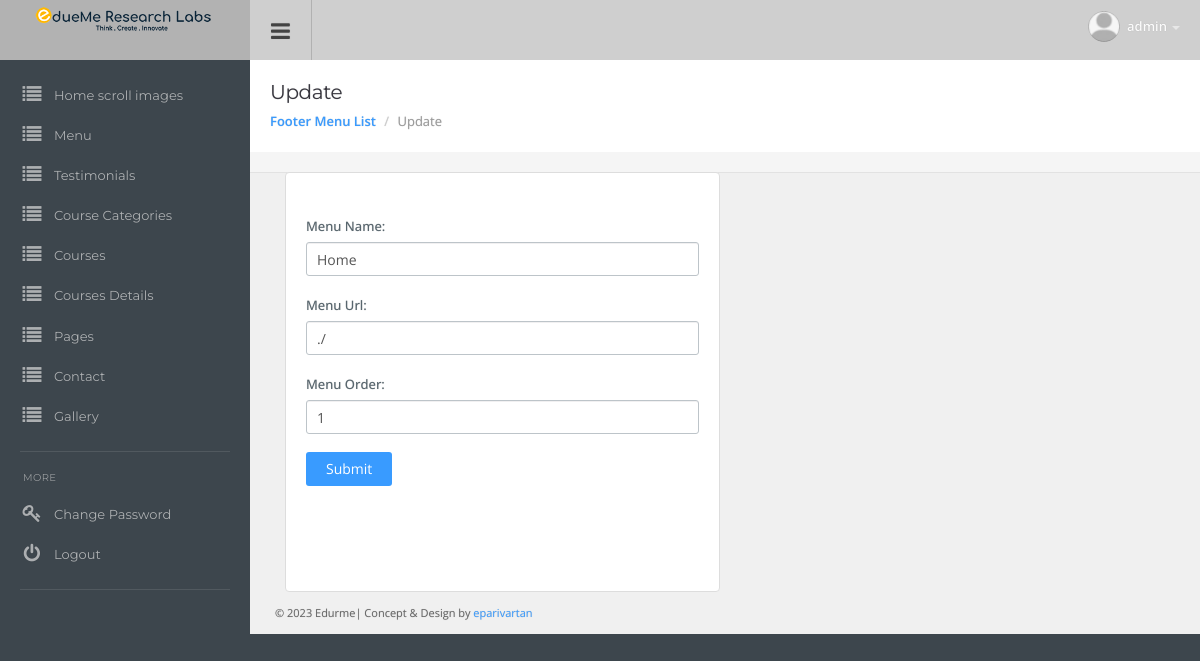
The page /admin/edit_footermenu.php?eid=1 (signed in) on the database its author committed.
### tables this page shows
CREATE TABLE `tbl_mjcet_footer_menu` (
  `menuId` int(11) NOT NULL,
  `menuSulg` varchar(200) NOT NULL,
  `menuName` varchar(25) NOT NULL,
  `menuOrder` int(11) NOT NULL,
  `status` varchar(11) NOT NULL,
  `addOn` timestamp NOT NULL DEFAULT current_timestamp()
);

### admin/edit_footermenu.php (the view, shortened to what this page needs)
<?php
include "../includes/DB.php";
$eid =  htmlspecialchars($_GET['eid']);
if(isset($_POST['ADD']) && $_POST['ADD'] =='category'){
	$txtMenuname = htmlspecialchars(addslashes($_POST['txtMenuname']));
	$txtUrl = htmlspecialchars(addslashes($_POST['txtUrl']));
	$txtMenuContent = htmlspecialchars(addslashes($_POST['txtMenuContent']));
	$txtMenuOrder = htmlspecialchars(addslashes($_POST['txtMenuOrder']));
	$sqlupdate = "UPDATE `tbl_mjcet_footer_menu` SET `menuSulg` = '{$txtUrl}', `menuName` = '{$txtMenuname}', `menuOrder` = '{$txtMenuOrder}', `status` = '1' WHERE menuId = '{$eid}'";
	$res_add =  mysqli_query($con,$sqlupdate);
	header('Location:footermenu.php?msg=4');
	exit();
}else{
	$sql = "SELECT * FROM tbl_mjcet_footer_menu WHERE menuId = '{$eid}'";
	$res =  mysqli_query($con,$sql);
	$result = mysqli_fetch_object($res);
}
?>
<!DOCTYPE html>
<html lang="en">
  <head>
  <link href="css/root.css" rel="stylesheet">
  </head>
  <body>
  <?php include 'topmenu.php';?>
<?php include 'sidemenu.php'; ?>
<div class="content">
  <div class="page-header">
    <h1 class="title">Update</h1>
      <ol class="breadcrumb">
	  <li><a href="footermenu.php">Footer Menu List</a></li>
        <li class="active">Update</li>
    </ol>
  </div>
<div class="container-widget">
	<div class="col-md-12">
		<div class="col-md-12 col-lg-6">
			<div class="panel panel-default">  <br>
				<div class="panel-body">
				<form name="frmChangepassword" id="frmChangepassword" enctype="multipart/form-data"  action="" method="POST">
					<div class="form-group">
						<label for="input1" class="form-label">Menu Name: </label>
						<input type="text" class="form-control" name="txtMenuname" id="txtMenuname" value="<?php echo $result->menuName?>">
					</div>
					<div class="form-group">
						<label for="input1" class="form-label">Menu Url: </label>
						<input type="text" class="form-control" name="txtUrl" id="txtUrl" value="<?php echo $result->menuSulg?>">
					</div>
					<div class="form-group">
						<label for="input1" class="form-label">Menu Order: </label>
						<input type="text" class="form-control" name="txtMenuOrder" id="txtMenuOrder" value="<?php echo $result->menuOrder?>">
					</div>
					<div class="form-group">
					<button type="submit" class="btn btn-default">Submit</button>
					</div>
				</form>
            </div>
            <br><br><br>
  </div>
</div>
</div>
</div>
<?php include 'footer.php'; ?>
</div>
</body>
</html>

### admin/css/style.css (style rules this page uses)
body { background: #3D464D; color: #58666E; margin: 0; line-height: 1.7em; overflow-x: hidden; font-size: 13px; font-family: 'Open Sans', sans-serif; outline: 0; text-Shadow: 0 0 1px rgba(0, 0, 0, 0.2); }
a { color: #399BFF; text-decoration: none; }
.col-xs-1, .col-sm-1, .col-md-1, .col-lg-1, .col-xs-2, .col-sm-2, .col-md-2, .col-lg-2, .col-xs-3, .col-sm-3, .col-md-3, .col-lg-3, .col-xs-4, .col-sm-4, .col-md-4, .col-lg-4, .col-xs-5, .col-sm-5, .col-md-5, .col-lg-5, .col-xs-6, .col-sm-6, .col-md-6, .col-lg-6, .col-xs-7, .col-sm-7, .col-md-7, .col-lg-7, .col-xs-8, .col-sm-8, .col-md-8, .col-lg-8, .col-xs-9, .col-sm-9, .col-md-9, .col-lg-9, .col-xs-10, .col-sm-10, .col-md-10, .col-lg-10, .col-xs-11, .col-sm-11, .col-md-11, .col-lg-11, .col-xs-12, .col-sm-12, .col-md-12, .col-lg-12 { padding-right: 15px; padding-left: 15px; }
.container-widget .col-xs-1, .container-widget .col-sm-1, .container-widget .col-md-1, .container-widget .col-lg-1, .container-widget .col-xs-2, .container-widget .col-sm-2, .container-widget .col-md-2, .container-widget .col-lg-2, .container-widget .col-xs-3, .container-widget .col-sm-3, .container-widget .col-md-3, .container-widget .col-lg-3, .container-widget .col-xs-4, .container-widget .col-sm-4, .container-widget .col-md-4, .container-widget .col-lg-4, .container-widget .col-xs-5, .container-widget .col-sm-5, .container-widget .col-md-5, .container-widget .col-lg-5, .container-widget .col-xs-6, .container-widget .col-sm-6, .container-widget .col-md-6, .container-widget .col-lg-6, .container-widget .col-xs-7, .container-widget .col-sm-7, .container-widget .col-md-7, .container-widget .col-lg-7, .container-widget .col-xs-8, .container-widget .col-sm-8, .container-widget .col-md-8, .container-widget .col-lg-8, .container-widget .col-xs-9, .container-widget .col-sm-9, .container-widget .col-md-9, .container-widget .col-lg-9, .container-widget .col-xs-10, .container-widget .col-sm-10, .container-widget .col-md-10, .container-widget .col-lg-10, .container-widget .col-xs-11, .container-widget .col-sm-11, .container-widget .col-md-11, .container-widget .col-lg-11, .container-widget .col-xs-12, .container-widget .col-sm-12, .container-widget .col-md-12, .container-widget .col-lg-12 { padding-right: 5px; padding-left: 5px; }
.container-widget .panel { margin-bottom: 10px; }
.container-widget { padding: 0; margin-left: -5px; margin-right: -5px; }
.content { padding-left: 30px; padding-right: 30px; padding-top: 80px; margin-left: 250px; background: #F5F5F5; }
.page-header { background: #fff; margin: -20px -30px 20px -30px; padding: 20px; border-bottom: none; position: relative; }
.page-header .title { padding: 0; margin: 0; font-family: 'Montserrat', sans-serif; font-size: 20px; line-height: normal; font-weight: normal; color: #37363E; padding-bottom: 6px; }
a:focus, input, input[type="file"]:focus, input[type="radio"]:focus, input[type="checkbox"]:focus, .btn:focus, .btn:active:focus, .btn.active:focus, .btn.focus, .btn:active.focus, .btn.active.focus { outline: 0px; }
h1, h2, h3, h4, h5, h6, .h1, .h2, .h3, .h4, .h5, .h6 { font-family: inherit; font-weight: 400; line-height: 1.6; color: #37363E; }
h1, .h1, h2, .h2, h3, .h3 { margin-top: 20px; margin-bottom: 10px; letter-spacing: -0.02em; }
h1, .h1 { font-size: 2.25em; }
.btn { font-size: 14px; padding: 7px 20px 7px 20px; border: none; background: #E4E4E4; color: inherit; border-radius: 3px; }
.btn-default { background-color: #399BFF; color: #fff; }
input, select { height: 34px; border-radius: 3px; padding-left: 10px; font-size: 14px; background: #fff; border: 1px solid #BDC4C9; box-shadow: inset 0px 1px 0px #F1F0F1; }
.form-control { height: 34px; border-radius: 3px; padding-left: 10px; font-size: 14px; background: #fff; border: 1px solid #BDC4C9; display: block; box-shadow: inset 0px 1px 0px #F1F0F1; }
.form-label { font-weight: 500; }
.form-group { margin-bottom: 18px; }
.breadcrumb { background: none; padding: 0; margin: 0; font-weight: 600; }
.breadcrumb .active { font-weight: normal; color: #999; }
.panel { box-shadow: none; border: 1px solid #e5e5e5; background: #fff; padding: 20px; margin-bottom: 20px; position: relative; }
.panel-body, .panel-heading { padding: 0; color: inherit; background-color: transparent; border-color: none; }
.panel-default { border-color: #ddd; }

### rows shown on the page
tbl_mjcet_footer_menu: txtMenuname "Home", txtUrl "./", txtMenuOrder "1"

### other values the page prints
$_SESSION['admin_rquest_name'] "admin"
